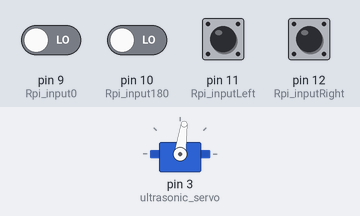
The sketch below on a simulated Arduino Uno, built with avr-gcc and run on an emulated ATmega328P. Parts: servo. The inputs (shaded band) are chosen by the test bench; at power-on: pin 9 (Rpi_input0), pin 10 (Rpi_input180), pin 11 (Rpi_inputLeft), pin 12 (Rpi_inputRight) LOW.

Above: at 1.2 s.
1.3 s: pin 9 (Rpi_input0) driven HIGH
At 2.1 s:
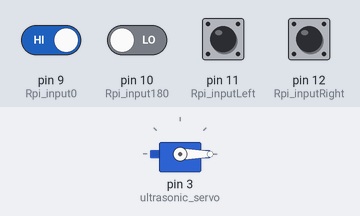
2.8 s: pin 10 (Rpi_input180) driven HIGH
At 3.2 s:
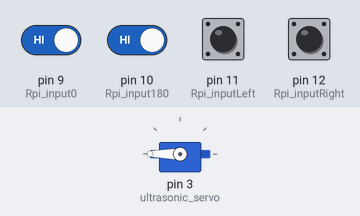
4.3 s: pin 10 (Rpi_input180) driven LOW
At 5.5 s:
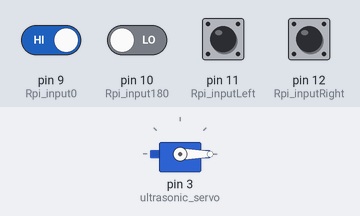
5.8 s: pin 11 (Rpi_inputLeft) pulled HIGH for 0.15 s
At 5.87 s:
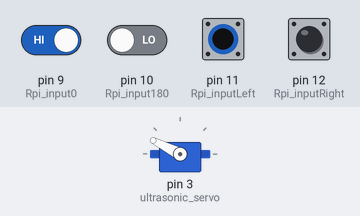
7.4 s: pin 12 (Rpi_inputRight) pulled HIGH for 0.15 s
At 7.47 s:
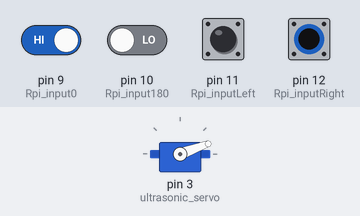
9.0 s: pin 9 (Rpi_input0) driven LOW
At 10.3 s:
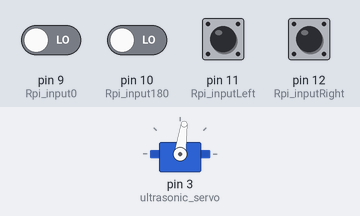
Timing chart, 0 to 11.5 s (numbered marks = the images above; inputs shaded):
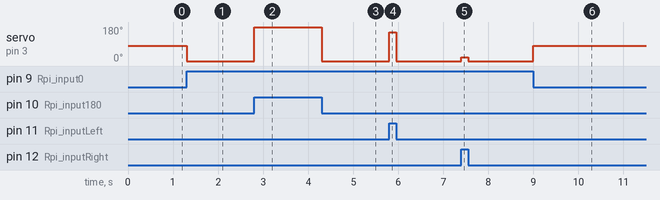

Measured:
- after the input at 1.3 s, servo on pin 3 (ultrasonic_servo): 82° → 0° at once
- after the input at 2.8 s, servo on pin 3 (ultrasonic_servo): 0° → 180° at once
- after the input at 4.3 s, servo on pin 3 (ultrasonic_servo): 180° → 0° at once
- after the input at 5.8 s, servo on pin 3 (ultrasonic_servo): 0° → 153° at once, → 0° 0.15 s later
- after the input at 7.4 s, servo on pin 3 (ultrasonic_servo): 0° → 20° at once, → 0° 0.15 s later
- after the input at 9.0 s, servo on pin 3 (ultrasonic_servo): 0° → 82° at once

The sketch:

Servo_Motor_Input_-_Arduino.ino
```cpp
#include <Servo.h>

Servo ultrasonic_servo;
const int Rpi_input180 = 10; //select arduino input port
const int Rpi_inputLeft = 11;
const int Rpi_inputRight = 12;
const int Rpi_input0 = 9;
int Input_State_180 = 0;
int Input_State_Left = 0;
int Input_State_Right = 0;
int Input_State_0 = 0;

void setup() {
  pinMode(Rpi_input180,INPUT);
  pinMode(Rpi_inputLeft,INPUT);
  pinMode(Rpi_inputRight,INPUT);
  pinMode(Rpi_input0,INPUT);
  ultrasonic_servo.attach(3); //select servo output port
}

void loop() {
  Input_State_180 = digitalRead(Rpi_input180);
  Input_State_Left = digitalRead(Rpi_inputLeft);
  Input_State_Right = digitalRead(Rpi_inputRight);
  Input_State_0 = digitalRead(Rpi_input0);

  if (Input_State_180 == HIGH)
    ultrasonic_servo.write(180);

  else if (Input_State_Left == HIGH)
    ultrasonic_servo.write(153);

  else if (Input_State_Right == HIGH)
    ultrasonic_servo.write(20);

  else if (Input_State_0 == HIGH)
    ultrasonic_servo.write(0);

  else
    ultrasonic_servo.write(82);

}
```
